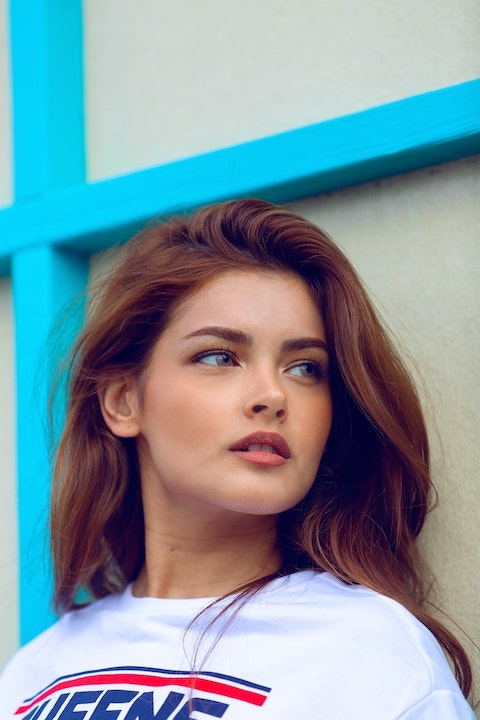
#> input picture girl.jpg, 480 x 720 px
$ python color-detection.py
#> lines starting #> are read from the running program, lines starting #| are printed output that depends on the picture; after the words box and inside, x2 and y2 are one past the last pixel; in counts of white or black regions, pixels touching at a corner belong together
import cv2
import numpy as np


def empty():
    pass


cv2.namedWindow("trackbars")
cv2.resizeWindow("trackbars", 640, 240)
cv2.createTrackbar("hue min", "trackbars", 0, 179, empty)
cv2.createTrackbar("hue max", "trackbars", 19, 179, empty)
cv2.createTrackbar("sat min", "trackbars", 110, 255, empty)
cv2.createTrackbar("sat max", "trackbars", 240, 255, empty)
cv2.createTrackbar("val min", "trackbars", 153, 255, empty)
cv2.createTrackbar("val max", "trackbars", 255, 255, empty)

while True:
    img = cv2.imread("girl.jpg")
#> img is the input picture: shape (720, 480, 3); mean B, G, R 161.5, 151.8, 130
    img_hsv = cv2.cvtColor(img, cv2.COLOR_BGR2HSV)
#> img_hsv: shape (720, 480, 3); mean H, S, V 83.4, 108.5, 180
    h_min = cv2.getTrackbarPos("hue min", "trackbars")
    h_max = cv2.getTrackbarPos("hue max", "trackbars")
    s_min = cv2.getTrackbarPos("sat min", "trackbars")
    s_max = cv2.getTrackbarPos("sat max", "trackbars")
    v_min = cv2.getTrackbarPos("val min", "trackbars")
    v_max = cv2.getTrackbarPos("val max", "trackbars")
    print(h_min, h_max, s_min, s_max, v_min, v_max)
    lower = np.array([h_min, s_min, v_min])
    upper = np.array([h_max, s_max, v_max])
    mask = cv2.inRange(img_hsv, lower, upper)
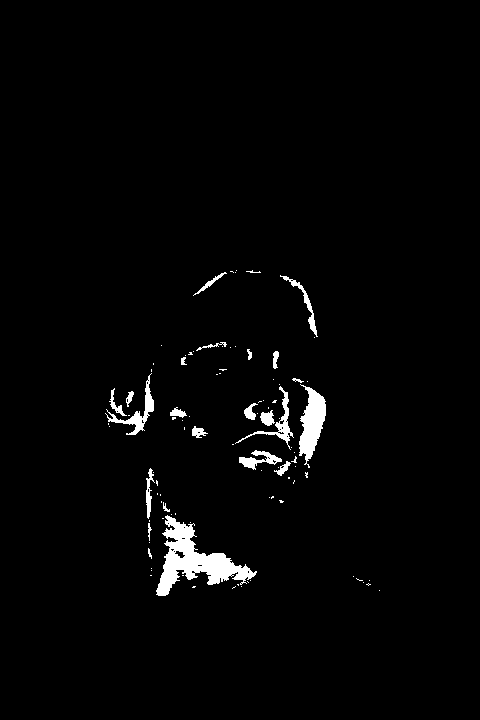
#> mask: shape (720, 480); 2.2% white; 96 white regions (72 under 20 px), largest, box (x1, y1, x2, y2) and area: (156, 515, 257, 596) 2914, (299, 384, 326, 468) 1224, (105, 373, 154, 435) 581
    img_result = cv2.bitwise_and(img, img, mask=mask)
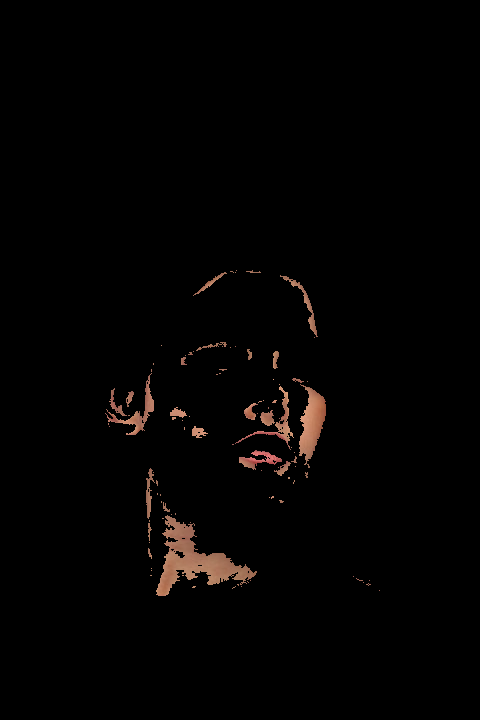
#> img_result: shape (720, 480, 3); mean B, G, R 2.1, 2.6, 3.8

    # img_hor1 = np.hstack((img, mask))
    img_hor2 = np.hstack((img_hsv, img_result))
#> img_hor2: shape (720, 960, 3); mean H, S, V 42.7, 55.6, 91.9

    # cv2.putText(img_hsv, "hsv image", (300, 200), cv2.FONT_ITALIC, 1, (255, 150, 70), 1)
    # cv2.putText(img_result, "result image", (300, 200), cv2.FONT_ITALIC, 1, (140, 250, 170), 1)
    cv2.putText(mask, "masked image", (100, 200), cv2.FONT_ITALIC, 1, (255, 255, 255), 1)
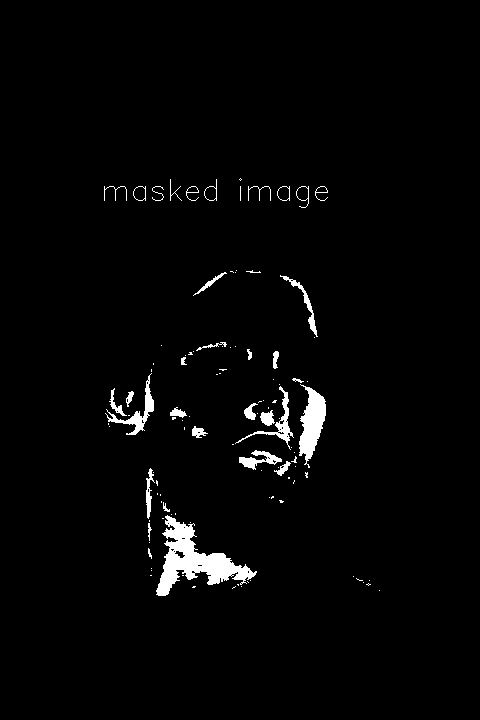
#> mask: shape (720, 480); 2.3% white; 108 white regions (74 under 20 px), largest, box (x1, y1, x2, y2) and area: (156, 515, 257, 596) 2914, (299, 384, 326, 468) 1224, (105, 373, 154, 435) 581

    # cv2.imshow("original", img)
    # cv2.imshow("hsv", img_hsv)
    cv2.imshow("mask", mask)
    # cv2.imshow("result", img_result)
    # cv2.imshow("stack 1", img_hor1)
    cv2.imshow("stack 2", img_hor2)

    cv2.waitKey(1)

$ run again, with lady.jpg copied over girl.jpg
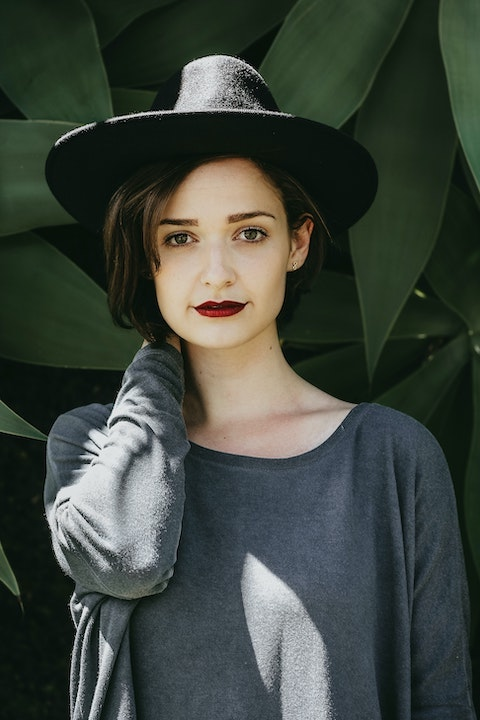
#> input picture lady.jpg, 480 x 720 px
#> img is the input picture: shape (720, 480, 3); mean B, G, R 61.2, 69.1, 61.7
#> img_hsv: shape (720, 480, 3); mean H, S, V 69.1, 83, 73.8
#> `mask = cv2.inRange(img_hsv, lower, upper)`:
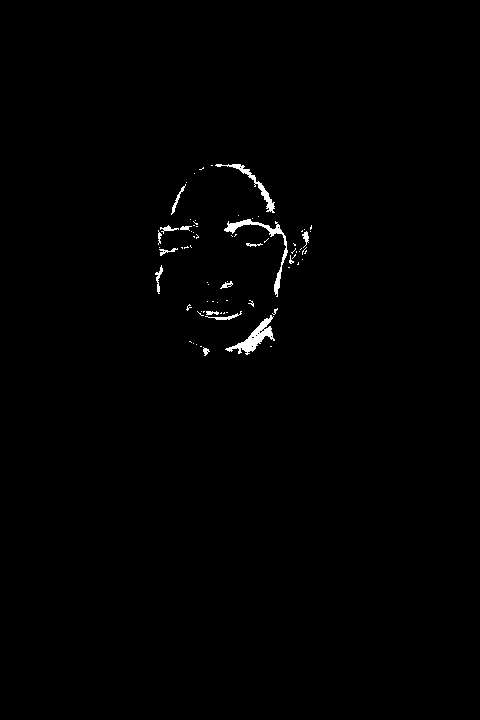
#> mask: shape (720, 480); 0.68% white; 75 white regions (60 under 20 px), largest, box (x1, y1, x2, y2) and area: (225, 315, 275, 355) 581, (224, 219, 288, 297) 535, (215, 164, 275, 213) 361
#> img_hor2: shape (720, 960, 3); mean H, S, V 34.9, 42, 37.5
#> `cv2.putText(mask, "masked image", (100, 200), cv2.FONT_ITALIC, 1, (255..`:
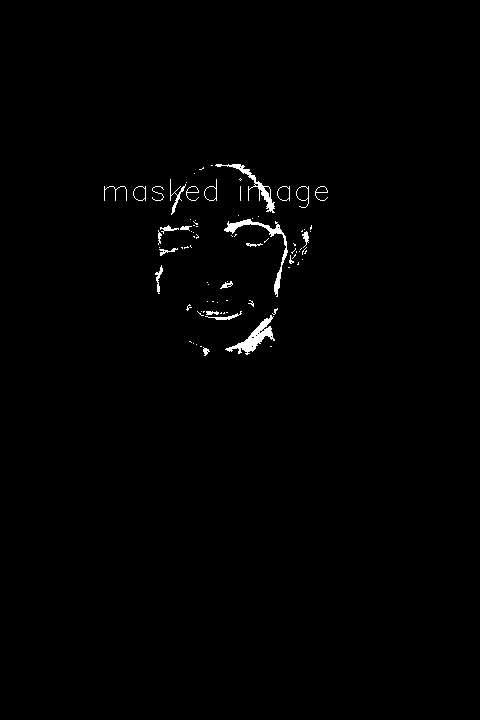
#> mask: shape (720, 480); 0.82% white; 85 white regions (62 under 20 px), largest, box (x1, y1, x2, y2) and area: (225, 315, 275, 355) 581, (224, 219, 288, 297) 535, (215, 164, 275, 213) 413

$ run again, with mcards.jpg copied over girl.jpg
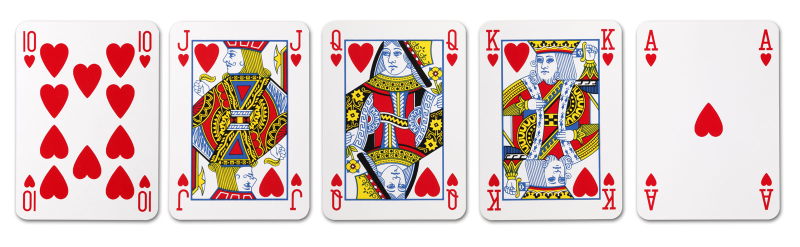
#> input picture mcards.jpg, 1600 x 494 px (shown at 1/2 size)
#> img is the input picture: shape (494, 1600, 3); mean B, G, R 200, 203.4, 222.9
#> img_hsv: shape (494, 1600, 3); mean H, S, V 89.8, 46.3, 227.8
#> `mask = cv2.inRange(img_hsv, lower, upper)`:
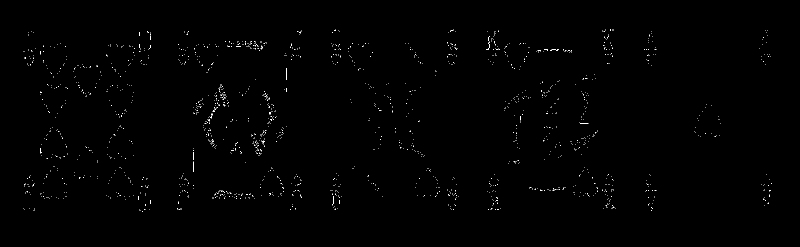
#> mask: shape (494, 1600) (shown at 1/2 size); 0.38% white in thin lines or dots, all inside (x1, y1, x2, y2) = (46, 58, 1544, 424)
#> img_hor2: shape (494, 3200, 3); mean H, S, V 45, 23.2, 114.3
#> `cv2.putText(mask, "masked image", (100, 200), cv2.FONT_ITALIC, 1, (255..`:
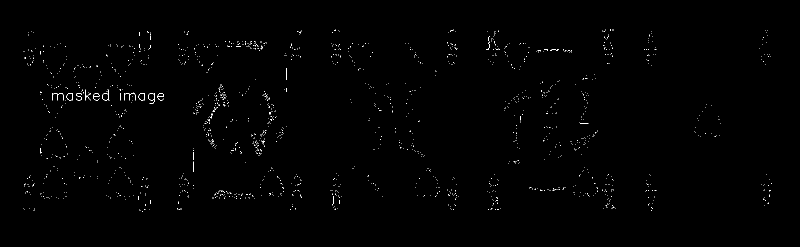
#> mask: shape (494, 1600) (shown at 1/2 size); 0.44% white in thin lines or dots, all inside (x1, y1, x2, y2) = (46, 58, 1544, 424)
